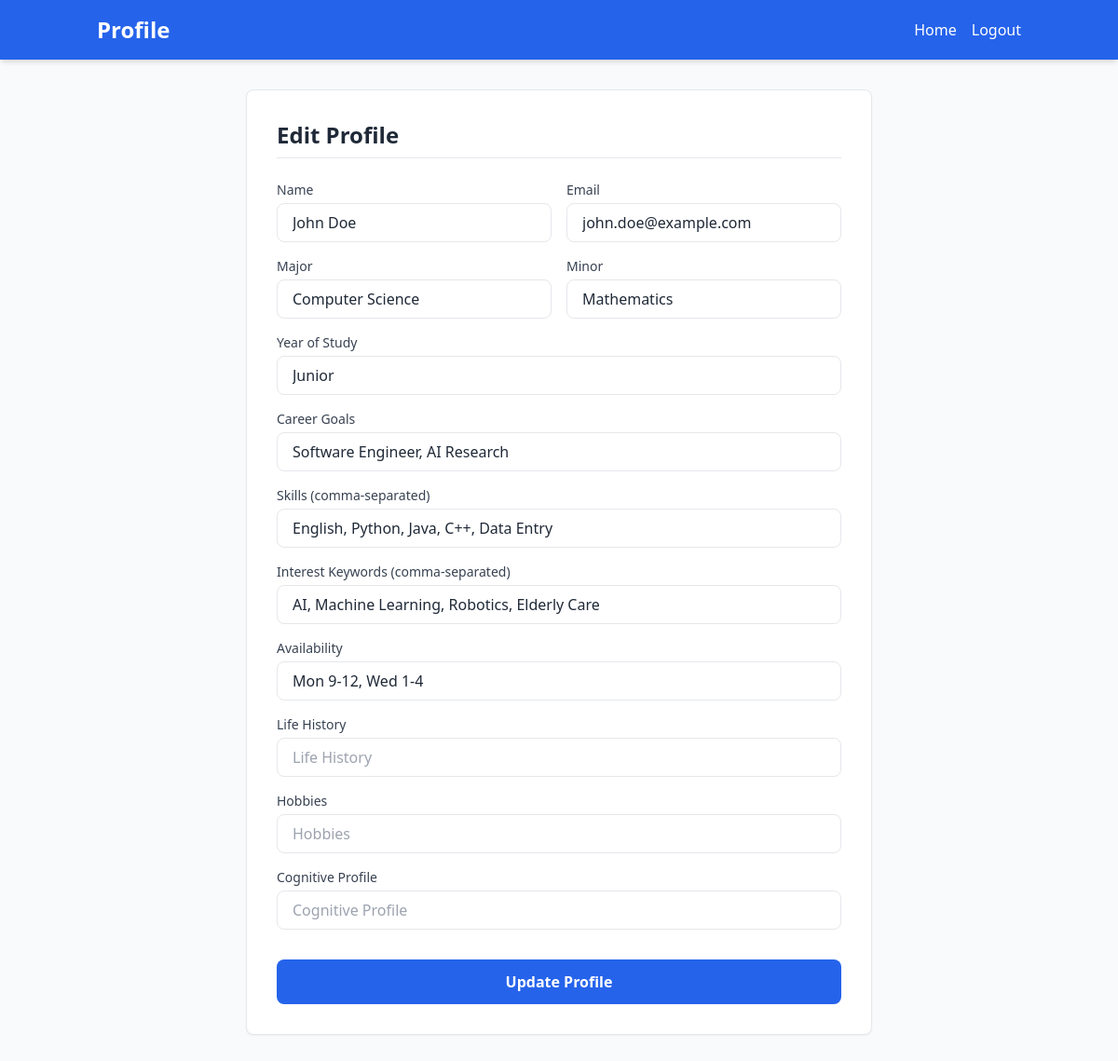
The page /profile (signed in) on the database its author committed.
### app/models.py (models this page shows, shortened)
class User(UserMixin, db.Model):
    id = db.Column(db.Integer, primary_key=True)
    name = db.Column(db.String(64), index=True, unique=True)
    email = db.Column(db.String(120), index=True, unique=True)
    password_hash = db.Column(db.String(128))
    role = db.Column(db.String(10), index=True, default='user')
    is_active = db.Column(db.Boolean, default=True)
    linked_status = db.Column(db.String(256), nullable=True)

class Volunteer(User):
    __tablename__ = 'volunteer'
    id = db.Column(db.Integer, db.ForeignKey('user.id'), primary_key=True)
    major = db.Column(db.String(64))
    minor = db.Column(db.String(64))
    year_of_study = db.Column(db.String(64))
    career_goals = db.Column(db.String(256))
    skills = db.Column(db.String(256))
    interest_keywords = db.Column(db.String(256))
    availability = db.Column(db.String(256))

### app/routes.py (the view, shortened to what this page needs)
@app.route('/profile', methods=['GET', 'POST'])
@login_required
def profile():
    volunteer = Volunteer.query.get(current_user.id)
    doctor = Doctor.query.get(current_user.id)
    cc = CareCoordinator.query.get(current_user.id)
    resident = Resident.query.get(current_user.id)
    is_volunteer = volunteer is not None
    is_doctor = doctor is not None
    is_cc = cc is not None
    is_resident = resident is not None
    user_profile = volunteer or doctor or cc or resident or current_user
    return render_template('profile.html',
                           user_profile=user_profile,
                           is_volunteer=is_volunteer,
                           is_doctor=is_doctor,
                           is_cc=is_cc,
                           is_resident=is_resident)

### app/models.py (called while the page is built)
@login.user_loader
def load_user(id):
    return User.query.get(int(id))

### app/templates/profile.html (shortened to what this page needs)
<!DOCTYPE html>
<html lang="en">
<head>
    <script src="https://cdn.tailwindcss.com"></script>
</head>
<body class="bg-gray-50 text-gray-800 font-sans min-h-screen flex flex-col">
    <header class="bg-blue-600 text-white shadow-md">
        <div class="container mx-auto px-4 py-4 flex justify-between items-center">
            <h1 class="text-2xl font-bold">Profile</h1>
            <nav class="flex space-x-4">
                <a href="{{ url_for('index') }}" class="hover:text-blue-200 transition">Home</a>
                <a href="{{ url_for('logout') }}" class="hover:text-blue-200 transition">Logout</a>
            </nav>
        </div>
    </header>
    <main class="flex-grow container mx-auto px-4 py-8">
        <div class="max-w-2xl mx-auto bg-white p-8 rounded-lg shadow-sm border border-gray-200">
            <h2 class="text-2xl font-bold mb-6 text-gray-800 border-b pb-2">Edit Profile</h2>
            <form method="post" class="space-y-4">
                <div class="grid grid-cols-1 md:grid-cols-2 gap-4">
                    <div>
                        <label class="block text-sm font-medium text-gray-700 mb-1">Name</label>
                        <input type="text" name="name" placeholder="Name" value="{{ user_profile.name }}" required
                            class="w-full px-4 py-2 border rounded-lg focus:outline-none focus:ring-2 focus:ring-blue-500">
                    </div>
                    <div>
                        <label class="block text-sm font-medium text-gray-700 mb-1">Email</label>
                        <input type="email" name="email" placeholder="Email" value="{{ user_profile.email }}" required
                            class="w-full px-4 py-2 border rounded-lg focus:outline-none focus:ring-2 focus:ring-blue-500">
                    </div>
                </div>
                {% if is_volunteer %}
                <div class="grid grid-cols-1 md:grid-cols-2 gap-4">
                    <div>
                        <label class="block text-sm font-medium text-gray-700 mb-1">Major</label>
                        <input type="text" name="major" placeholder="Major"
                            value="{{ user_profile.major if user_profile.major else '' }}"
                            class="w-full px-4 py-2 border rounded-lg focus:outline-none focus:ring-2 focus:ring-blue-500">
                    </div>
                    <div>
                        <label class="block text-sm font-medium text-gray-700 mb-1">Minor</label>
                        <input type="text" name="minor" placeholder="Minor"
                            value="{{ user_profile.minor if user_profile.minor else '' }}"
                            class="w-full px-4 py-2 border rounded-lg focus:outline-none focus:ring-2 focus:ring-blue-500">
                    </div>
                </div>
                <div>
                    <label class="block text-sm font-medium text-gray-700 mb-1">Year of Study</label>
                    <input type="text" name="year_of_study" placeholder="Year of Study"
                        value="{{ user_profile.year_of_study if user_profile.year_of_study else '' }}"
                        class="w-full px-4 py-2 border rounded-lg focus:outline-none focus:ring-2 focus:ring-blue-500">
                </div>
                <div>
                    <label class="block text-sm font-medium text-gray-700 mb-1">Career Goals</label>
                    <input type="text" name="career_goals" placeholder="Career Goals"
                        value="{{ user_profile.career_goals if user_profile.career_goals else '' }}"
                        class="w-full px-4 py-2 border rounded-lg focus:outline-none focus:ring-2 focus:ring-blue-500">
                </div>
                <div>
                    <label class="block text-sm font-medium text-gray-700 mb-1">Skills (comma-separated)</label>
                    <input type="text" name="skills" placeholder="Skills"
                        value="{{ user_profile.skills if user_profile.skills else '' }}"
                        class="w-full px-4 py-2 border rounded-lg focus:outline-none focus:ring-2 focus:ring-blue-500">
                </div>
                <div>
                    <label class="block text-sm font-medium text-gray-700 mb-1">Interest Keywords
                        (comma-separated)</label>
                    <input type="text" name="interest_keywords" placeholder="Interest Keywords"
                        value="{{ user_profile.interest_keywords if user_profile.interest_keywords else '' }}"
                        class="w-full px-4 py-2 border rounded-lg focus:outline-none focus:ring-2 focus:ring-blue-500">
                </div>
                <div>
                    <label class="block text-sm font-medium text-gray-700 mb-1">Availability</label>
                    <input type="text" name="availability" placeholder="Availability"
                        value="{{ user_profile.availability if user_profile.availability else '' }}"
                        class="w-full px-4 py-2 border rounded-lg focus:outline-none focus:ring-2 focus:ring-blue-500">
                </div>
                {% endif %}
                {% if is_resident %}
                <div>
                    <label class="block text-sm font-medium text-gray-700 mb-1">Life History</label>
                    <input type="text" name="life_history" placeholder="Life History"
                        value="{{ user_profile.life_history if user_profile.life_history else '' }}"
                        class="w-full px-4 py-2 border rounded-lg focus:outline-none focus:ring-2 focus:ring-blue-500">
                </div>
                <div>
                    <label class="block text-sm font-medium text-gray-700 mb-1">Hobbies</label>
                    <input type="text" name="hobbies" placeholder="Hobbies"
                        value="{{ user_profile.hobbies if user_profile.hobbies else '' }}"
                        class="w-full px-4 py-2 border rounded-lg focus:outline-none focus:ring-2 focus:ring-blue-500">
                </div>
                <div>
                    <label class="block text-sm font-medium text-gray-700 mb-1">Cognitive Profile</label>
                    <input type="text" name="cognitive_profile" placeholder="Cognitive Profile"
                        value="{{ user_profile.cognitive_profile if user_profile.cognitive_profile else '' }}"
                        class="w-full px-4 py-2 border rounded-lg focus:outline-none focus:ring-2 focus:ring-blue-500">
                </div>
                {% endif %}
                <div class="pt-4">
                    <button type="submit"
                        class="w-full bg-blue-600 text-white py-3 rounded-lg font-semibold hover:bg-blue-700 transition">Update
                        Profile</button>
                </div>
            </form>
        </div>
    </main>
</body>
</html>

### rows shown on the page
User: name "John Doe", email "john.doe@example.com"
Volunteer: major "Computer Science", minor "Mathematics", year_of_study "Junior", career_goals "Software Engineer, AI Research", skills "English, Python, Java, C++, Data Entry", interest_keywords "AI, Machine Learning, Robotics, Elderly Care", availability "Mon 9-12, Wed 1-4"
